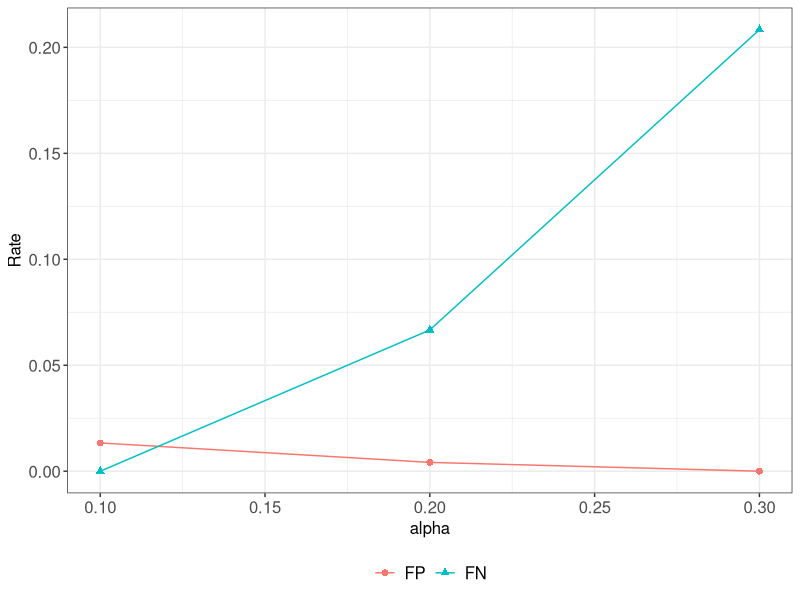

Write R code to recreate this figure.
library(ggplot2)
library(scales)
library(doBy)
library(grid)
library(gridExtra)
library(reshape2)

data = read.table("alpha.txt", header=T)
df <- melt(data, id.var = c("alpha"))
names(df) <- c('alpha', 'Type', 'rate')

pdf("alpha.pdf", width=8, height=4)
g.root <- ggplot(df) +
  geom_point(aes (x=alpha, y=rate, color=Type, shape = Type), size=2) +
  geom_line(aes (x=alpha, y=rate, color=Type), size=0.5) +
  # scale_x_continuous(breaks=seq(0, 180, 30)) +
  ylab("Rate") +
  scale_colour_discrete(labels=c("FP", "FN")) +
  scale_shape_discrete(labels=c("FP", "FN")) +
  theme_bw() + 
  theme(plot.title=element_text(size=12,hjust=0.5),axis.title=element_text(size=12),axis.text=element_text(size=12),legend.text=element_text(size=12), legend.title=element_blank()) +
  theme(legend.position = 'bottom') 

print(g.root)
